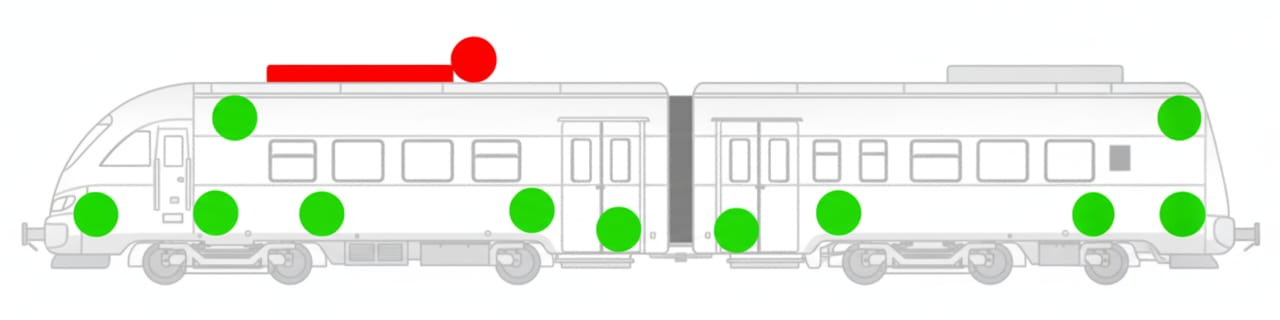
#> input picture deploy-68d2c9b20b250a70ce364b22/whatsapp image 2025-09-11 at 16.53.54_53238686.jpg, 1280 x 320 px
$ python design.py --input '../../deploy-68d2c9b20b250a70ce364b22/whatsapp image 2025-09-11 at 16.53.54_53238686.jpg'
#> lines starting #> are read from the running program, lines starting #| are printed output that depends on the picture
#!/usr/bin/env python3
"""
annotate_trains.py

Usage:
    python annotate_trains.py --input IMG.jpg --outdir annotations

What it does:
 - Detects horizontal "bands" (train views) in the input blueprint by projecting
   image brightness and finding content areas.
 - For each band, draws six semi-transparent boxes + arrows + text annotations.
 - Saves individual annotated band images and a combined annotated image.

You can pass a JSON file with per-train annotations (optional). See `example_annotations`
below for structure if you want to override defaults for each detected train.
"""
import os
import argparse
from PIL import Image
import numpy as np
import matplotlib.pyplot as plt
import matplotlib.patches as patches
import json

# -----------------------
# Helpers
# -----------------------
def horizontal_bands(img_gray, min_band_height=40, gap_thresh=0.02):
    """
    Return list of (y0,y1) bounding rows for horizontal content bands.
    img_gray: 2D numpy array [H,W] range 0..255
    Strategy: compute row-wise mean of "ink" (how far from white). Threshold and
    find contiguous regions.
    """
    H, W = img_gray.shape
    # whiteness distance (white is 255)
    ink = 255 - img_gray  # darker => larger
    row_activity = ink.mean(axis=1) / 255.0  # 0..1
    thresh = max(row_activity.mean() * 0.3, 0.005)  # adaptive threshold
    mask = row_activity > thresh

    # Merge small dips (morphological close)
    from scipy.ndimage import binary_closing, binary_opening, generate_binary_structure
    struct = generate_binary_structure(1,1)
    mask = binary_closing(mask, structure=struct, iterations=3)
    mask = binary_opening(mask, structure=struct, iterations=2)

    # Extract spans
    bands = []
    in_band = False
    start = None
    for y, v in enumerate(mask):
        if v and not in_band:
            in_band = True
            start = y
        elif not v and in_band:
            in_band = False
            end = y
            if (end - start) >= min_band_height:
                bands.append((start, end))
            start = None
    # if still open
    if in_band and start is not None:
        end = H
        if (end - start) >= min_band_height:
            bands.append((start, end))
    return bands

def default_annotations_for_band(band_w, band_h):
    """
    Returns a list of 6 annotation dicts with relative positions (x,y,w,h as fractions)
    and title/desc for each constraint. These are approximate and intended to be
    adjusted if needed.
    """
    ANN = [
        # left-front
        {"rel": (0.05, 0.12, 0.18, 0.18), "title": "Constraint 1\n(Front Bogie Clearance)", "desc": "Possible bogie clearance conflict: limited vertical space leads to rubbing."},
        # center-top
        {"rel": (0.40, 0.05, 0.20, 0.18), "title": "Constraint 2\n(Roof Equipment Height)", "desc": "HV equipment height exceeds envelope; affects tunnel/bridge clearance."},
        # right-top doors
        {"rel": (0.75, 0.10, 0.16, 0.16), "title": "Constraint 3\n(Door Threshold Gap)", "desc": "Large step/gap at doors; accessibility and safety risk."},
        # left-middle cab
        {"rel": (0.08, 0.62, 0.20, 0.16), "title": "Constraint 4\n(Driver Cab Ergonomics)", "desc": "Controls placement may cause operator strain."},
        # center-bottom seating
        {"rel": (0.42, 0.55, 0.36, 0.24), "title": "Constraint 5\n(Seating Layout / Aisle Width)", "desc": "Narrow aisle & seat pitch below standards; evacuation risk."},
        # right-bottom gangway
        {"rel": (0.78, 0.60, 0.14, 0.18), "title": "Constraint 6\n(Inter-car Connection Seal)", "desc": "Gangway seal gap may allow water/dust ingress."},
    ]
    return ANN

def annotate_band(pil_img, band_bbox, annotations_rel, label_footer=None, save_path=None, dpi=150):
    """
    Draw annotations on the provided band of the image.
    - pil_img: whole PIL.Image (RGB)
    - band_bbox: (x0,y0,x1,y1) in pixels (we'll crop)
    - annotations_rel: list of dicts with keys:
        'rel': (rx,ry,rw,rh) fractions relative to band width/height,
        'title': str, 'desc': str
    - save_path: if provided, save PNG to path
    Returns: PIL.Image of annotated band.
    """
    x0,y0,x1,y1 = band_bbox
    band = pil_img.crop((x0,y0,x1,y1))
    bw, bh = band.size

    fig, ax = plt.subplots(figsize=(bw/100, bh/100), dpi=100)
    ax.imshow(band)
    ax.axis('off')

    for a in annotations_rel:
        rx,ry,rw,rh = a["rel"]
        x = x0 + rx * bw - x0  # coordinate relative to crop (so simpler: x = rx*bw)
        y = ry * bh
        w = rw * bw
        h = rh * bh

        # semi-transparent rectangle
        rect = patches.Rectangle((x, y), w, h, linewidth=2, fill=True, alpha=0.08, edgecolor='black')
        ax.add_patch(rect)

        # center of rect
        cx = x + w/2
        cy = y + h/2

        # choose label location based on cx
        if cx < bw * 0.35:
            lx, ly = x + w + 0.02*bw, y + h/2
            ha = 'left'
        elif cx > bw * 0.7:
            lx, ly = x - 0.02*bw, y + h/2
            ha = 'right'
        else:
            lx, ly = x + w/2, y - 0.06*bh
            ha = 'center'

        # arrow
        ax.annotate("", xy=(cx, cy), xytext=(lx, ly), arrowprops=dict(arrowstyle="->", linewidth=1.2))

        # textbox
        textbox = f"{a.get('title','')}\n{a.get('desc','')}"
        bbox_props = dict(boxstyle="round,pad=0.4", fc="white", ec="black", lw=0.8)
        ax.text(lx, ly, textbox, fontsize=8, va='center', ha=ha, bbox=bbox_props)

    # optional footer in the crop
    if label_footer:
        ax.text(bw*0.5, bh*0.94, label_footer, fontsize=7, ha='center', va='bottom', bbox=dict(boxstyle="square,pad=0.2", fc="white", ec="none", alpha=0.8))

    # Save to PIL Image
    fig.canvas.draw()
    annotated = Image.frombytes('RGB', fig.canvas.get_width_height(), fig.canvas.buffer_rgba())
    plt.close(fig)
    if save_path:
        annotated.save(save_path)
    return annotated

# -----------------------
# Main CLI
# -----------------------
def main():
    parser = argparse.ArgumentParser(description="Annotate train blueprint images with 6 constraint overlays per train band.")
    parser.add_argument('--input', required=True, help="Input blueprint image path")
    parser.add_argument('--outdir', default='annotations', help="Output directory")
    parser.add_argument('--min-band-height', type=int, default=60, help="Minimum height to treat as a band")
    parser.add_argument('--annotations-json', default=None, help="Optional JSON file with per-band annotations")
    parser.add_argument('--keep-combined', action='store_true', help="Also save a combined annotated image of the full blueprint")
    args = parser.parse_args()

    os.makedirs(args.outdir, exist_ok=True)

    im = Image.open(args.input).convert('RGB')
#> im is the input picture: PIL image 1280x320 RGB; mean R, G, B 235.2, 240.3, 231.3
    W, H = im.size

    # Convert to grayscale numpy
    gray = np.array(im.convert('L'))
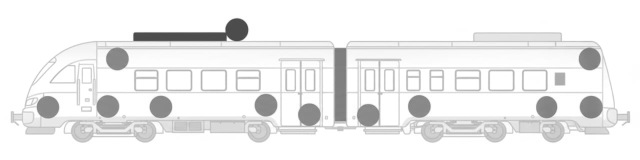
#> gray: shape (320, 1280) (shown at 1/2 size); min 62, max 255, mean 237.8

    # Try to find horizontal bands
    try:
        bands = horizontal_bands(gray, min_band_height=args.min_band_height)
#> in horizontal_bands, `ink = 255 - img_gray`:
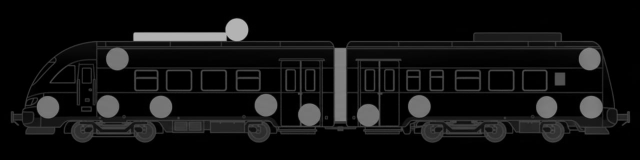
#> ink: shape (320, 1280) (shown at 1/2 size); min 0, max 193, mean 17.2
#> in horizontal_bands, `row_activity = ink.mean(axis=1) / 255.0`: row_activity = 320 values, max 0.188 at index 240, min 0 at index 0, mean 0.0675
#> in horizontal_bands, `thresh = max(row_activity.mean() * 0.3, 0.005)`: thresh = 0.0203
#> the loop in horizontal_bands, `for y, v in enumerate(mask):` made 320 passes
#> (v, in_band, start) on pass 47: (True, True, 46)
#> after the loop in horizontal_bands, `for y, v in enumerate(mask):`: bands = [(46, 284)]; end = 284; in_band = False
#> bands = [(46, 284)]
    except Exception as e:
        # If scipy missing, fallback to a simple threshold segmentation
        print("Warning: scipy not available or failed; using simple projection fallback. Install scipy for better results.")
        row_activity = (255 - gray).mean(axis=1) / 255.0
        mask = row_activity > (row_activity.mean() * 0.3)
        bands = []
        in_band = False
        start = None
        for y,v in enumerate(mask):
            if v and not in_band:
                in_band = True; start = y
            elif not v and in_band:
                end = y
                if (end - start) >= args.min_band_height:
                    bands.append((start, end))
                in_band = False
        if in_band and start is not None:
            bands.append((start, H))

    if len(bands) == 0:
        # fallback: treat full image as single band
        bands = [(0, H)]

    # Load optional per-band annotations file
    per_band_annotations = None
    if args.annotations_json:
        with open(args.annotations_json, 'r') as f:
            per_band_annotations = json.load(f)
        # Expect per_band_annotations to be a list aligned to bands with each element a list of annotation dicts
        # Validate lightly
        if not isinstance(per_band_annotations, list):
            print("annotations-json should be a list (per band). Ignoring file.")
            per_band_annotations = None

    saved_paths = []
    for i, (y0, y1) in enumerate(bands, start=1):
        # expand a bit vertically for context
        pad = int(0.02 * H)
        y0p = max(0, y0 - pad)
        y1p = min(H, y1 + pad)
        band_bbox = (0, y0p, W, y1p)  # full width crop (most blueprints are full width)
        bw = W
        bh = y1p - y0p

        if per_band_annotations and i-1 < len(per_band_annotations):
            ann_rel = per_band_annotations[i-1]
        else:
            # use defaults scaled to band size
            ann_rel = default_annotations_for_band(bw, bh)

        out_path = os.path.join(args.outdir, f"annotated_band_{i}.png")
        footer = f"Train band #{i} — annotations applied"
        annotated = annotate_band(im, band_bbox, ann_rel, label_footer=footer, save_path=out_path)
        print("Saved:", out_path)
        saved_paths.append(out_path)
#> this loop made 1 pass
#> (i, pad, y0p, y1p, band_bbox) on pass 1: (1, 6, 40, 290, (0, 40, 1280, 290))
#> (printed output is left out)
#> pass 1, in annotate_band, `band = pil_img.crop((x0,y0,x1,y1))`:
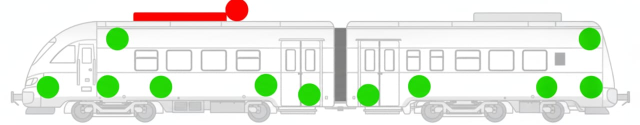
#> band: PIL image 1280x250 RGB (shown at 1/2 size); mean R, G, B 229.8, 236.2, 224.7
#> pass 1, in annotate_band, `annotated = Image.frombytes('RGB', fig.canvas.get_width_height(), fig...`:
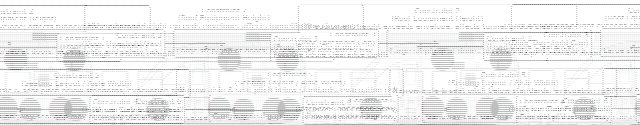
#> annotated: PIL image 1280x250 RGB (shown at 1/2 size); mean R, G, B 239.1, 239.1, 239.1
#> pass 1, in annotate_band, `plt.close(fig)`:
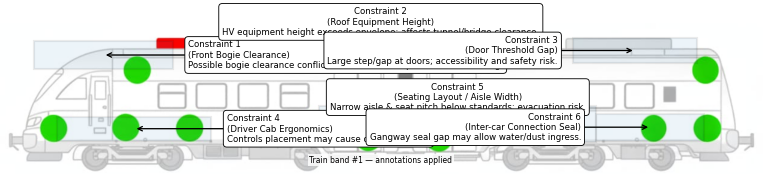
#> figure drawn by matplotlib, 1 panel
#> after the loop, saved_paths = ['annotations/annotated_band_1.png']

    # Optionally produce full annotated image: paint rectangles/annotations on full image in their band positions
    if args.keep_combined:
        fig, ax = plt.subplots(figsize=(W/100, H/100), dpi=100)
        ax.imshow(im)
        ax.axis('off')
        for i, (y0, y1) in enumerate(bands, start=1):
            pad = int(0.02 * H)
            y0p = max(0, y0 - pad)
            y1p = min(H, y1 + pad)
            bw = W
            bh = y1p - y0p

            if per_band_annotations and i-1 < len(per_band_annotations):
                ann_rel = per_band_annotations[i-1]
            else:
                ann_rel = default_annotations_for_band(bw, bh)

            # draw annotations but offset by y0p (since we're on full image)
            for a in ann_rel:
                rx,ry,rw,rh = a["rel"]
                x = rx * bw
                y = y0p + ry * bh
                w = rw * bw
                h = rh * bh
                rect = patches.Rectangle((x,y), w, h, linewidth=2, fill=True, alpha=0.06, edgecolor='black')
                ax.add_patch(rect)
                cx = x + w/2
                cy = y + h/2
                if cx < W * 0.35:
                    lx, ly = x + w + 0.02*W, y + h/2
                    ha = 'left'
                elif cx > W * 0.7:
                    lx, ly = x - 0.02*W, y + h/2
                    ha = 'right'
                else:
                    lx, ly = x + w/2, y - 0.06*H
                    ha = 'center'
                ax.annotate("", xy=(cx, cy), xytext=(lx, ly), arrowprops=dict(arrowstyle="->", linewidth=1.2))
                textbox = f"{a.get('title','')}\n{a.get('desc','')}"
                ax.text(lx, ly, textbox, fontsize=8, va='center', ha=ha, bbox=dict(boxstyle="round,pad=0.4", fc="white", ec="black", lw=0.8))

        combined_path = os.path.join(args.outdir, "annotated_combined.png")
        plt.savefig(combined_path, bbox_inches='tight', dpi=150)
        plt.close(fig)
        print("Saved combined annotated image:", combined_path)
        saved_paths.append(combined_path)

    print("All done. Files saved to:", args.outdir)
#| All done. Files saved to: annotations
    for p in saved_paths:
        print(" -", p)
#> this loop made 1 pass
#> (printed output is left out)


if __name__ == "__main__":
    main()

$ run again, on deploy-68d2c9b20b250a70ce364b22/designbp.jpg
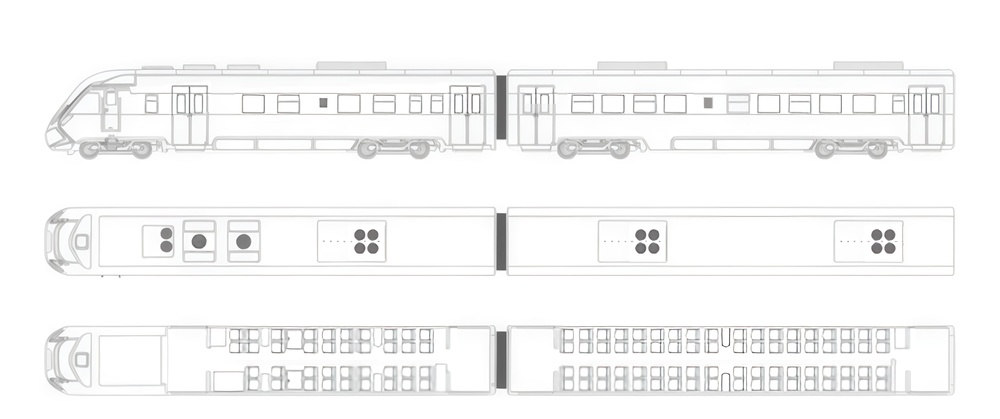
#> input picture deploy-68d2c9b20b250a70ce364b22/designbp.jpg, 1000 x 419 px, shrunk from 4096 x 1716 before the run
#> in main, im is the input picture: PIL image 1000x419 RGB; mean R, G, B 246.6, 246.6, 246.5
#> row_activity = 419 values, max 0.2 at index 326, min 0 at index 0, mean 0.033
#> thresh = 0.00989
#> the loop in horizontal_bands, `for y, v in enumerate(mask):` made 419 passes
#> in_band on passes 62, 160, 207, 277, 326, 397: True, False, True, False, True, False
#> after the loop in horizontal_bands, `for y, v in enumerate(mask):`: bands = [(61, 159), (206, 276), (325, 396)]; end = 396; in_band = False
#> in main, `bands = horizontal_bands(gray, min_band_height=args.min_band_height)`: bands = [(61, 159), (206, 276), (325, 396)]
#> the loop in main, `for i, (y0, y1) in enumerate(bands, start=1):` made 3 passes
#> (y0p, y1p, band_bbox, footer) on passes 1 to 3: (53, 167, (0, 53, 1000, 167), 'Train band #1 — annotations applied'), (198, 284, (0, 198, 1000, 284), 'Train band #2 — annotations applied'), (317, 404, (0, 317, 1000, 404), 'Train band #3 — annotations applied')
#> (printed output is left out)
#> pass 1, in annotate_band, `band = pil_img.crop((x0,y0,x1,y1))`:
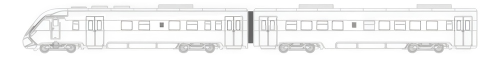
#> band: PIL image 1000x114 RGB (shown at 1/2 size); mean R, G, B 241.9, 242, 241.8
#> pass 2, in annotate_band (call 2), `plt.close(fig)`:
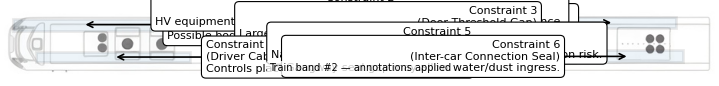
#> figure drawn by matplotlib, 1 panel
#> after the loop in main, `for i, (y0, y1) in enumerate(bands, start=1):`: saved_paths = ['annotations/annotated_band_1.png', 'annotations/annotated_band_2.png', 'annotations/annotated_band_3.png']
#| All done. Files saved to: annotations
#> the loop in main, `for p in saved_paths:` made 3 passes
#> (printed output is left out)

$ run again, on deploy-68d2c9b20b250a70ce364b22/metro-train.png
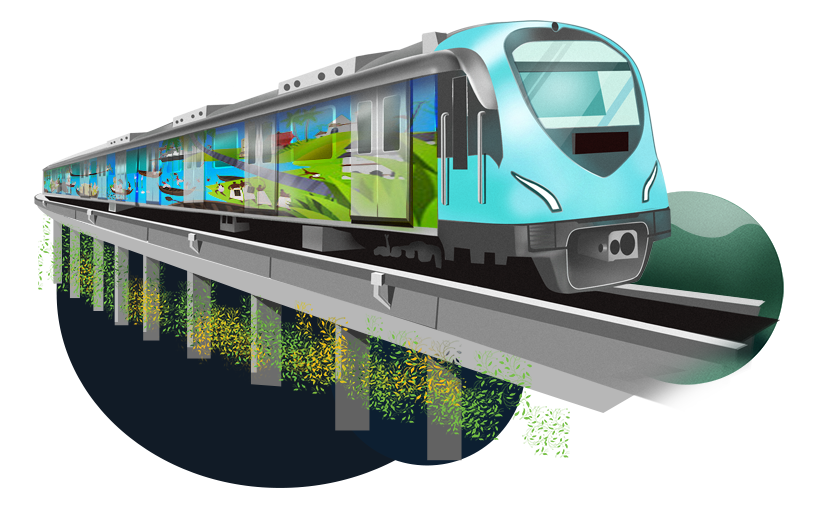
#> input picture deploy-68d2c9b20b250a70ce364b22/metro-train.png, 813 x 519 px
#> row_activity = 519 values, max 0.604 at index 413, min 0 at index 0, mean 0.422
#> thresh = 0.127
#> the loop in horizontal_bands, `for y, v in enumerate(mask):` made 519 passes
#> (v, in_band, start) on pass 21: (True, True, 20)
#> after the loop in horizontal_bands, `for y, v in enumerate(mask):`: bands = [(20, 488)]; end = 488; in_band = False
#> in main, `bands = horizontal_bands(gray, min_band_height=args.min_band_height)`: bands = [(20, 488)]
#> the loop in main, `for i, (y0, y1) in enumerate(bands, start=1):` made 1 pass
#> (i, pad, y0p, y1p, band_bbox) on pass 1: (1, 10, 10, 498, (0, 10, 813, 498))
#> (printed output is left out)
#> pass 1, in annotate_band, `band = pil_img.crop((x0,y0,x1,y1))`:
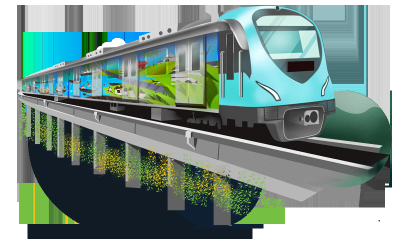
#> band: PIL image 813x488 RGB (shown at 1/2 size); mean R, G, B 126.2, 148, 140.4
#> pass 1, in annotate_band, `plt.close(fig)`:
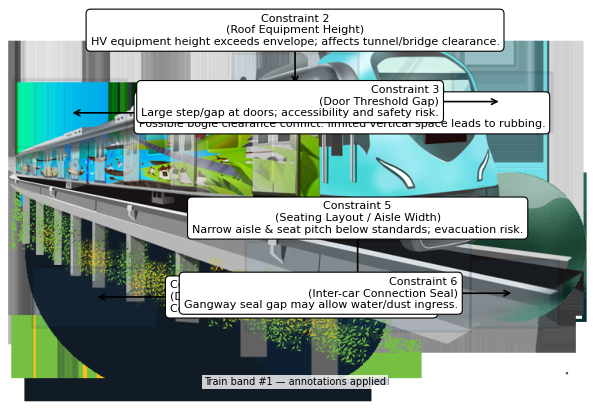
#> figure drawn by matplotlib, 1 panel
#> after the loop in main, `for i, (y0, y1) in enumerate(bands, start=1):`: saved_paths = ['annotations/annotated_band_1.png']
#| All done. Files saved to: annotations
#> the loop in main, `for p in saved_paths:` made 1 pass
#> (printed output is left out)
